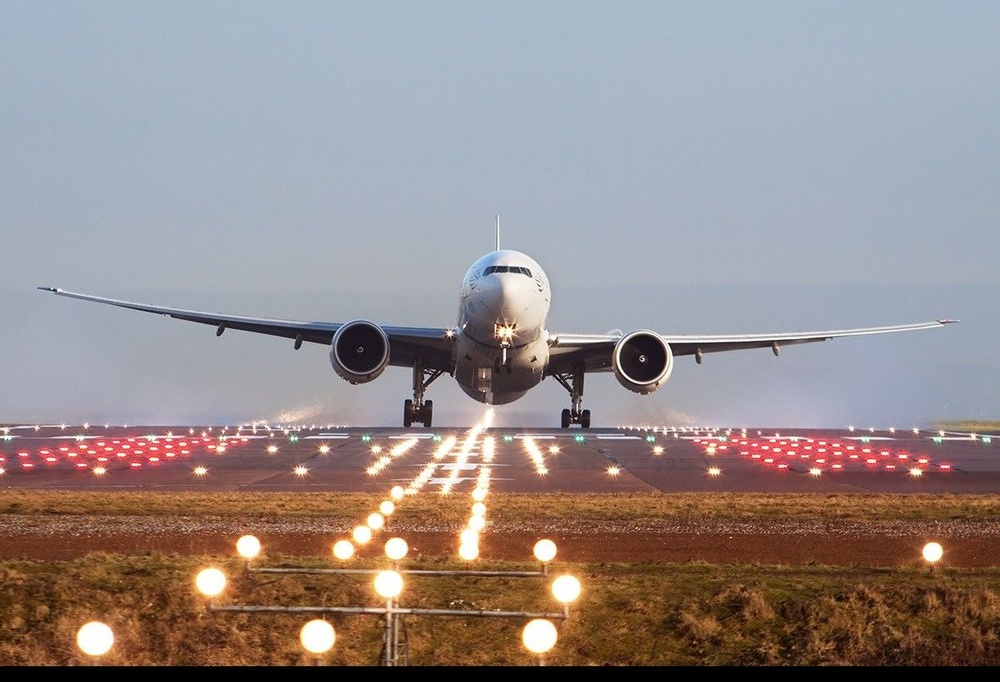
#> input picture plane.jpg, 1000 x 682 px, shrunk from 1200 x 819 before the run
$ python img_crop.py
#> lines starting #> are read from the running program, lines starting #| are printed output that depends on the picture
import cv2
import numpy as np

img=cv2.imread('plane.jpg')
#> img is the input picture: shape (682, 1000, 3); mean B, G, R 138.7, 139.2, 149.5

cv2.imshow('frame',img)

height,width=img.shape[:2]
#> height = 682; width = 1000

cv2.waitKey(0)

#starting pixel coordinates
start_row,start_col = int(height * .25),int(width*.25)
#> start_row = 170; start_col = 250

#ending pixel coordiinates
end_row, end_col = int(height*.75),int(width*.75)
#> end_row = 511; end_col = 750

cropped = img[start_row:end_row,start_col:end_col]
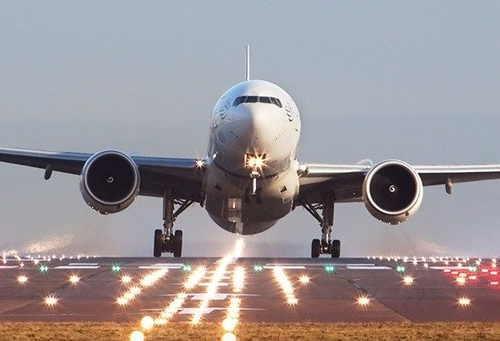
#> cropped: shape (341, 500, 3); mean B, G, R 150.8, 147.8, 155.4

cv2.imshow('frame2',cropped)


cv2.waitKey(0)

cv2.destroyAllWindows()

$ run again, with 1.jfif saved as plane.jpg
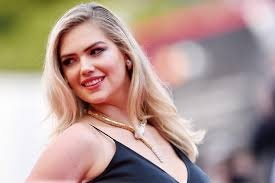
#> input picture 1.jfif, 275 x 183 px
#> img is the input picture: shape (183, 275, 3); mean B, G, R 147.9, 155.9, 179.7
#> `cropped = img[start_row:end_row,start_col:end_col]`:
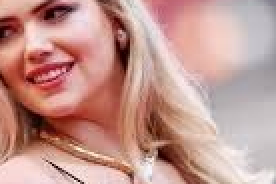
#> cropped: shape (92, 138, 3) (shown 2 times larger); mean B, G, R 142.8, 150.4, 194.3
